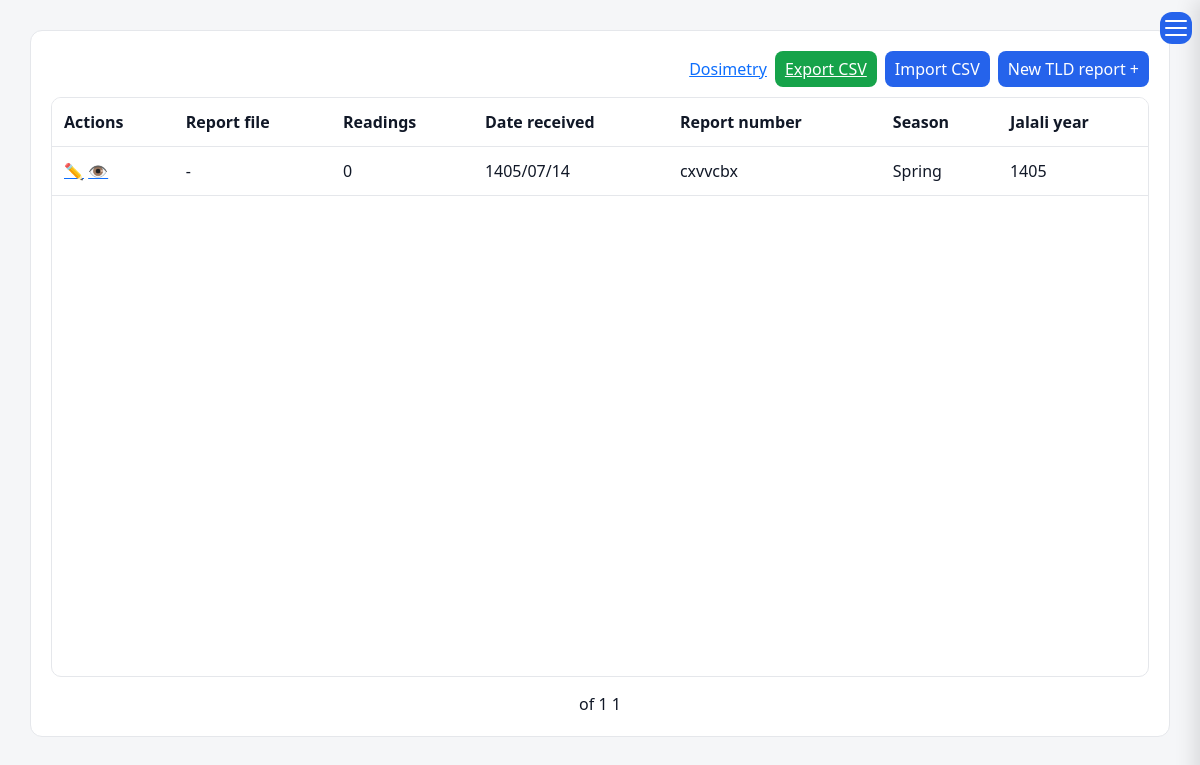
The app's page /operation-control/dosimetry/tld/ (signed in), older data.
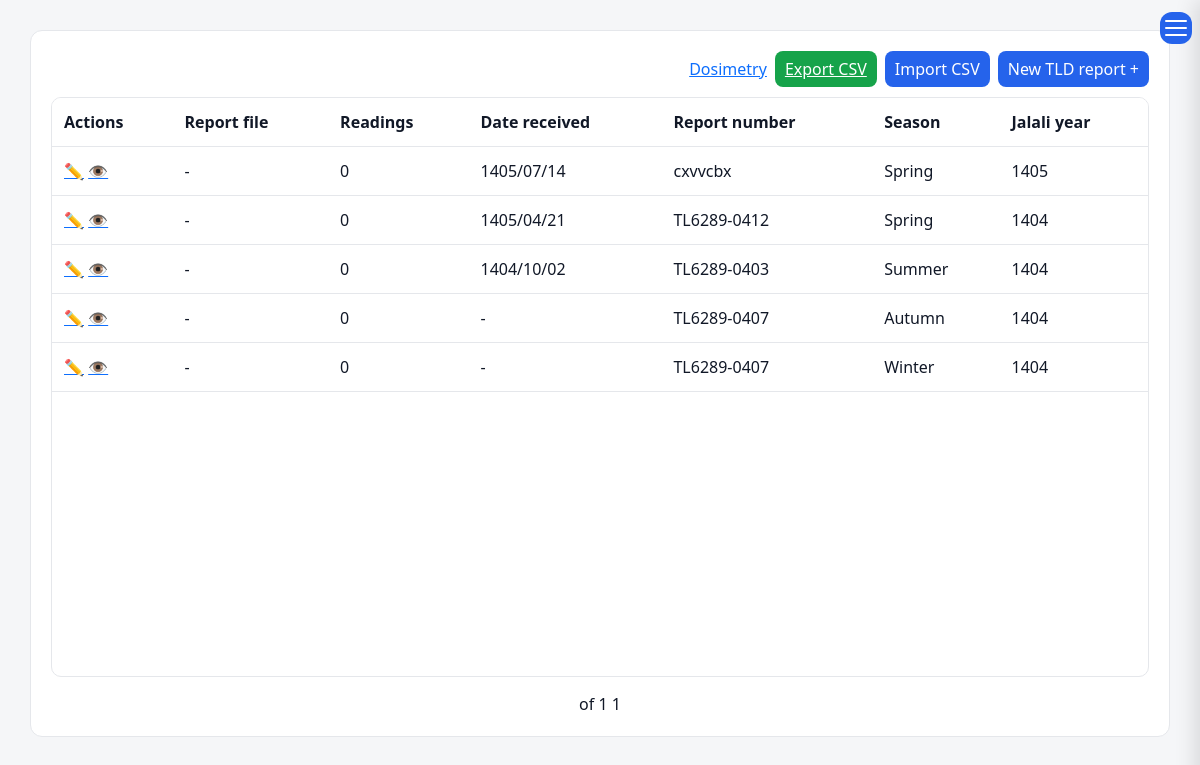
The same page, newer data.
### operation_control/models.py (models this page shows, shortened)
class TimeStamped(models.Model):
    created_at = models.DateTimeField(_("Created Date"), auto_now_add=True)
    updated_at = models.DateTimeField(_("Updated Date"), auto_now=True)
    created_by = models.ForeignKey(
        User, null=True, blank=True, on_delete=models.SET_NULL,
        related_name="+", verbose_name=_("Created By"),
    )
    class Meta:
        abstract = True

class TLDReport(TimeStamped):
    year = models.PositiveSmallIntegerField(_("Jalali year"))
    season = models.PositiveSmallIntegerField(_("Season"), choices=Season.choices)
    report_number = models.CharField(_("Report number"), max_length=60)
    received_date = models.DateField(_("Date received"), null=True, blank=True)
    attachment = models.FileField(_("Report file"), upload_to="operation_control/tld/%Y/", blank=True)
    notes = models.TextField(_("Notes"), blank=True)
    history = HistoricalRecords()   # audit trail (who changed what, when)
    class Meta:
        ordering = ["-year", "-season"]
        constraints = [models.UniqueConstraint(fields=["year", "season"], name="uniq_tld_report_per_season")]
        verbose_name = _("TLD report")
        verbose_name_plural = _("TLD reports")

### operation_control/views_dosimetry.py (the view)
# urls.py: path("dosimetry/tld/", dv.tld_report_list, name="oc_tld_report_list"),
@login_required
def tld_report_list(request):
    qs = TLDReport.objects.annotate(n_readings=Count("readings"))
    page_obj, qstr = _paginate(request, qs, 20)
    return render(request, "operation_control/tld_report_list.html", {"page_obj": page_obj, "qs": qstr})

### operation_control/jalali_utils.py (called while the page is built)
def gregorian_to_jalali(gy: int, gm: int, gd: int):
    if gy > 1600:
        jy, gy = 979, gy - 1600
    else:
        jy, gy = 0, gy - 621
    gy2 = gy + 1 if gm > 2 else gy
    days = (365 * gy + (gy2 + 3) // 4 - (gy2 + 99) // 100 + (gy2 + 399) // 400
            - 80 + gd + _G_DAYS_BEFORE_MONTH[gm - 1])
    jy += 33 * (days // 12053)
    days %= 12053
    jy += 4 * (days // 1461)
    days %= 1461
    if days > 365:
        jy += (days - 1) // 365
        days = (days - 1) % 365
    if days < 186:
        return jy, 1 + days // 31, 1 + days % 31
    return jy, 7 + (days - 186) // 30, 1 + (days - 186) % 30

def to_jalali(d):
    return gregorian_to_jalali(d.year, d.month, d.day)

def fmt(d) -> str:
    if not d:
        return ""
    return "%04d/%02d/%02d" % to_jalali(d)

def display(d) -> str:
    if not d:
        return ""
    from django.utils.translation import get_language
    if (get_language() or "").startswith("fa"):
        return fmt(d)
    return d.strftime("%Y-%m-%d")

### operation_control/templatetags/operation_control_extras.py (called while the page is built)
@register.filter
def jdate(value):
    return ju.display(value) if value else ""

### templates/operation_control/tld_report_list.html (shortened to what this page needs)
{% extends "base.html" %}
{% load i18n %}
{% load operation_control_extras %}
{% block content %}
<div class="content">
  <div class="table-header">
    <div class="header-group">
      <a href="{% url 'oc_tld_report_create' %}" class="btn-blue">+ {% trans "New TLD report" %}</a>
      <a href="{% url 'oc_import' 'tld' %}" class="btn-blue">{% trans "Import CSV" %}</a>
      <a href="{% url 'oc_tld_export_csv' %}" class="btn-green">{% trans "Export CSV" %}</a>
      <a href="{% url 'oc_dosimetry_home' %}" class="btn-gray">{% trans "Dosimetry" %}</a>
    </div>
  </div>
  <div class="table-scroll">
  <table>
    <thead><tr><th>{% trans "Jalali year" %}</th><th>{% trans "Season" %}</th><th>{% trans "Report number" %}</th>
      <th>{% trans "Date received" %}</th><th>{% trans "Readings" %}</th><th>{% trans "Report file" %}</th><th>{% trans "Actions" %}</th></tr></thead>
    <tbody>
    {% for r in page_obj %}
      <tr>
        <td>{{ r.year }}</td><td>{{ r.get_season_display }}</td><td>{{ r.report_number }}</td>
        <td>{{ r.received_date|jdate|default:"-" }}</td><td>{{ r.n_readings }}</td>
        <td>{% if r.attachment %}<a href="{{ r.attachment.url }}" target="_blank">{% trans "File" %}</a>{% else %}-{% endif %}</td>
        <td><a href="{% url 'oc_tld_report_detail' r.pk %}">👁</a> <a href="{% url 'oc_tld_report_edit' r.pk %}">✏️</a></td>
      </tr>
    {% empty %}<tr><td colspan="7" class="text-center">{% trans "No TLD reports yet." %}</td></tr>{% endfor %}
    </tbody>
  </table>
  </div>
  <div style="display:flex; justify-content:center; gap:8px; margin-top:15px;">
    <span>{{ page_obj.number }} {% trans "of" %} {{ page_obj.paginator.num_pages }}</span>
  </div>
</div>
{% endblock %}

Row changes from the older to the newer data that the page shows:
added TLDReport: year "1404", season "Spring", report_number "TL6289-0412", received_date|jdate "1405/04/21", n_readings "0"
added TLDReport: year "1404", season "Summer", report_number "TL6289-0403", received_date|jdate "1404/10/02", n_readings "0"
added TLDReport: year "1404", season "Autumn", report_number "TL6289-0407", received_date|jdate "-", n_readings "0"
added TLDReport: year "1404", season "Winter", report_number "TL6289-0407", received_date|jdate "-", n_readings "0"
